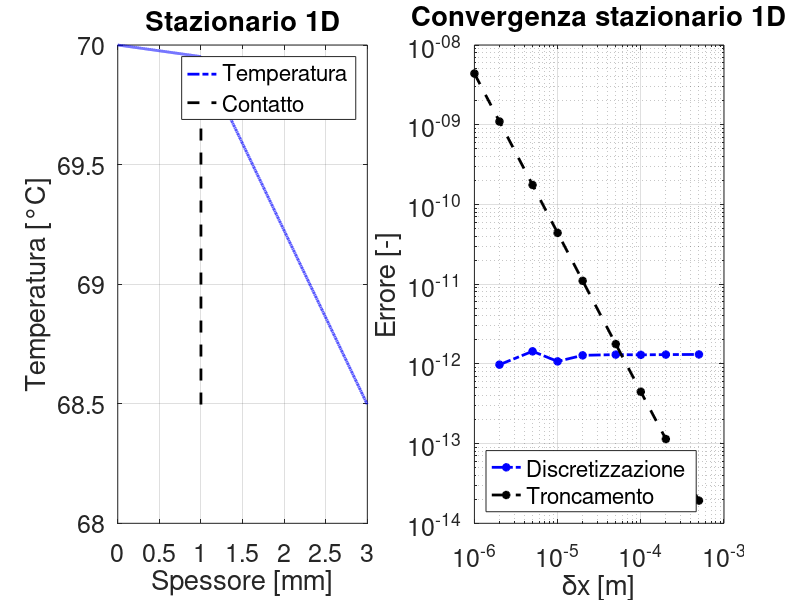

Reproduce this figure in MATLAB.
clc; clear; close all;
%% dati
% dominio
% Tint | 0 - ss - contatto - is - end | Text
% geometrici
tss = 1e-3;
tis = 2e-3;

% fisici
Tint = 70;
Text = 20;
hhext = 15;
kkss = 15;
kkis = 1;

dxv = [1e-6 2e-6 5e-6 1e-5 2e-5 5e-5 1e-4 2e-4 5e-4];
err = zeros(size(dxv));
errcond = zeros(size(dxv));
TTrefnotyetsaved = true;
for jjerr = 1:length(dxv)
    %% griglia
    dx = dxv(jjerr);
    xx = [(0:dx:tss)';(tss+dx:dx:tss+tis)'];
    nncontatto = length(0:dx:tss);
    nn = length(xx);

    %% costruisco il sistema
    diag_si = ones(nn,1);
    diag_p = -2*ones(nn,1);
    AA = spdiags([diag_si diag_p diag_si],-1:1,nn,nn);
    bb = zeros(nn,1);

    % --- condizioni al contorno ---
    % dirichlet interno
    AA(1,1) = 1;
    AA(1,2) = 0;
    bb(1) = Tint;

    % contatto
    AA(nncontatto,nncontatto-1) = -1;
    AA(nncontatto,nncontatto) = 1+kkis/kkss;
    AA(nncontatto,nncontatto+1) = -kkis/kkss;
    bb(nncontatto) = 0; % pleonastico

    % robin esterno
    AA(end,end-1) = 1;
    AA(end,end) = -1-hhext*dx/kkis;
    bb(end) = -hhext*Text*dx/kkis;

    %% risolvo il sistema
    TT = AA\bb;
    
    errcond(jjerr) = condest(AA)/(1-eps*condest(AA))*2*eps;
    if jjerr == 1 % soluzione più accurata
        TTref = TT;
        xxref = xx;
        dxref = dx;
        nncontattoref = nncontatto;
    else
        err(jjerr) = norm(TTref(1:round(dx/dxref):end)-TT)/norm(TTref(1:round(dx/dxref):end)-Text);
    end
    
    if err(jjerr) < errcond(jjerr) && TTrefnotyetsaved
        TTref = TT;
        xxref = xx;
        dxref = dx;
        nncontattoref = nncontatto;
        TTrefnotyetsaved = false;
    end
end

%% post production
figure('Position', [100 100 1000 700])

subplot(1,2,1)
plot(xxref*1e3,TTref,'b-.','linewidth',2)
hold on
plot([xxref(nncontattoref) xxref(nncontattoref)]*1e3,[min(TTref) max(TTref)],'k--','linewidth',2)
legend('Temperatura', 'Contatto', 'location', 'northeast')
xlabel('Spessore [mm]')
ylabel('Temperatura [°C]')
grid on
box on
set(gca, 'fontsize', 18)
title('Stazionario 1D')

subplot(1,2,2)
loglog(dxv,err,'b-.*','linewidth',2)
hold on
loglog(dxv,errcond,'k--*','linewidth',2)
legend('Discretizzazione', 'Troncamento', 'location', 'southwest')
xlabel('\deltax [m]')
ylabel('Errore [-]')
grid on
box on
set(gca, 'fontsize', 18)
title('Convergenza stazionario 1D')
